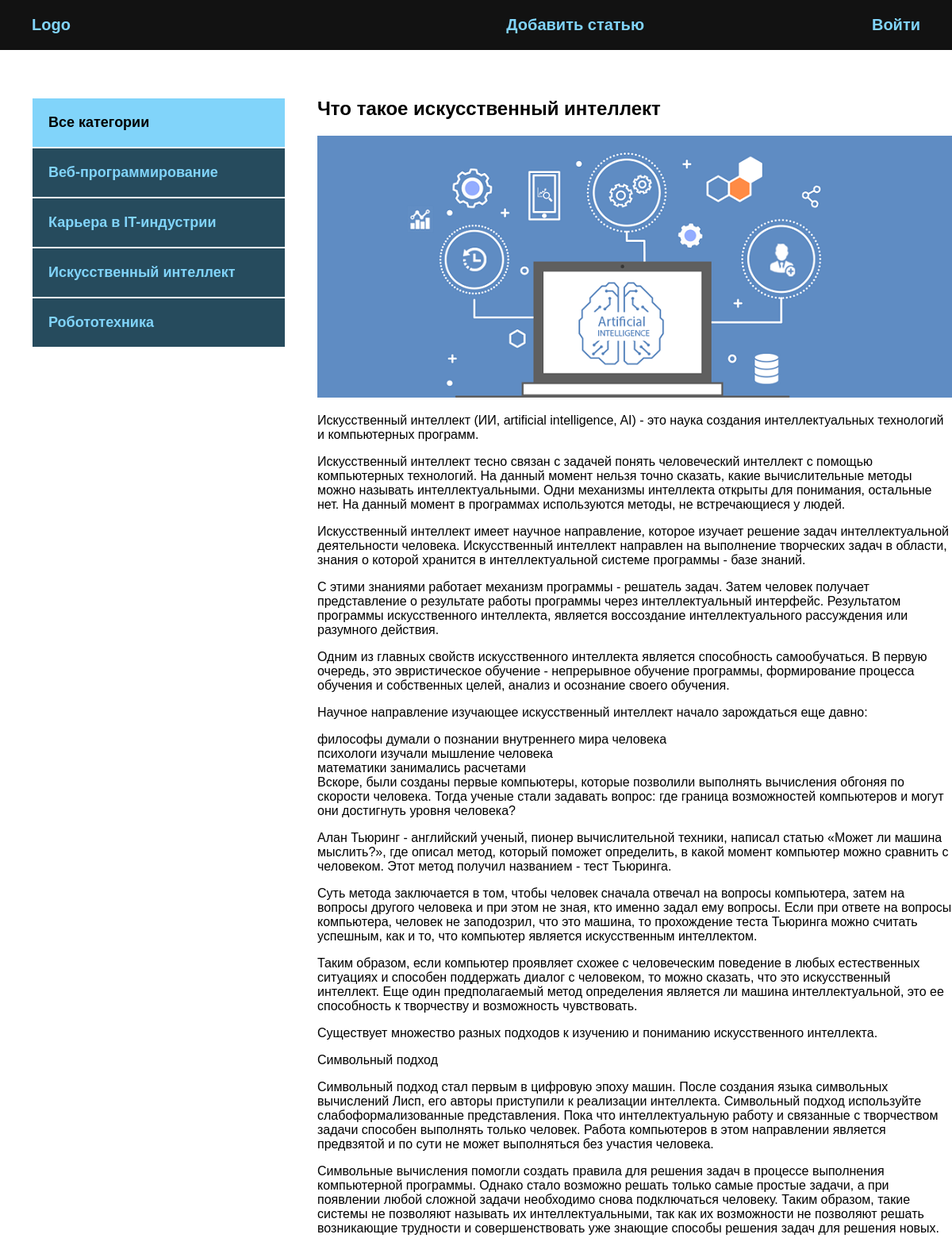
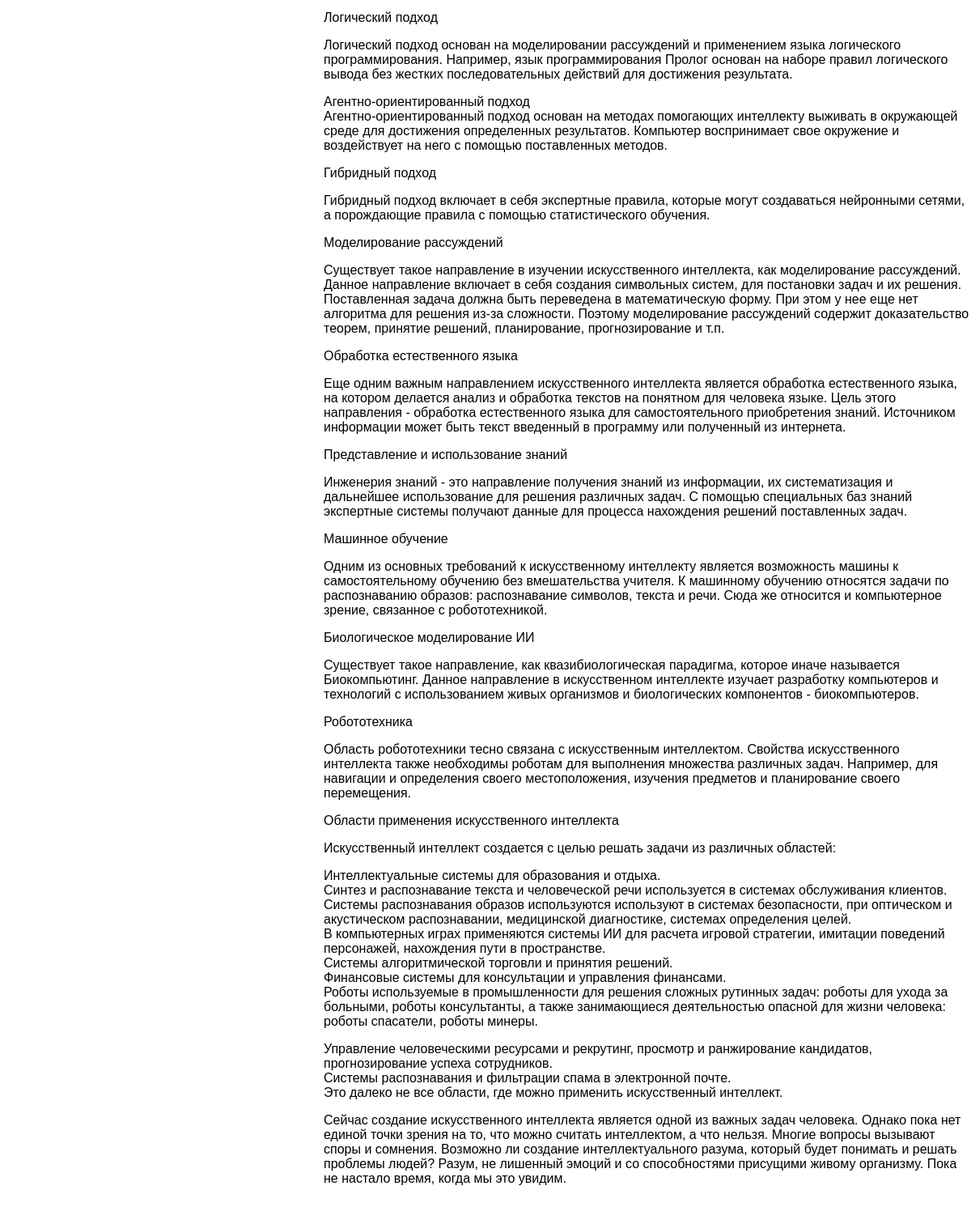
/post/chto-takoe-iskusstvennyj-intellekt/, run on the app's committed database (2 pictures, top to bottom).
### blog/models.py (models this page shows, shortened)
class Category(models.Model):
    name = models.CharField(max_length=100, verbose_name='Категория')  # название категории
    slug = models.SlugField(max_length=200, unique=True, verbose_name='URL')
    class Meta:  # Это доп-й функционал кот-й мы можем дополнять к классу.
        verbose_name = 'Категория'  # verbose_name перевели элементы, которые перечисляются в единственном числе. В единственном числе.
        verbose_name_plural = 'Категории'  # Во множественном числе.

class Blog(models.Model):
    title = models.CharField(max_length=255, verbose_name='Название')  # обязательное для заполнения. verbose_name - относится к админке и отношения к БД не имеет.
    slug = models.SlugField(max_length=255, unique=True, verbose_name='URL')  # название транслитерации какой-то статьи, что-бы в адресной строке появлялось в место id если будем заходить на конкретную новость, либо запись, что бы в адресной строке прописывалось полностью название новости. Не может быть с одним и тем же названием.
    content = models.TextField(blank=True, verbose_name='Контент')  # контент статьи
    photo = models.ImageField(upload_to='photos/%Y/%m/%d', blank=True, verbose_name='Фото')  # Y-год, m - месяц, d - день
    time_created = models.DateTimeField(auto_now_add=True, verbose_name='Дата публикации')  # дата создания какой-то записи
    time_update = models.DateTimeField(auto_now=True, verbose_name='Дата обновления')  # фиксация даты обновления, будет фиксироваться автоматически, в момент когда мы будем создать какую-то запись.
    is_published = models.BooleanField(default=True, verbose_name='Опубликовано')  # может быть опубликована, может нет. По умолчанию опубликована.
    cat = models.ForeignKey('Category', on_delete=models.PROTECT, verbose_name='Категория')  # категория. Так как класс ниже, имя класса указываем в кавычках. Запрещается удалять записи из первичной модели, если она используется во вторичной, выдает исключение.
    def __str__(self):
        return self.title
    class Meta:  # Это доп-1 функционал кот-й мы можем дополнять к классу.
        verbose_name = 'Новость'  # verbose_name перевели элементы, которые перечисляются в единственном числе. В единственном числе.
        verbose_name_plural = 'Новости'  # Во множественном числе.
        ordering = ['-time_created']  # сортировка по времени

### blog/views.py (the view)
# urls.py: path('post/<slug:post_slug>/', ShowPost.as_view(), name='post'), # ставим slug для ceo оптимизации и вывода нашего slug. Тип данных slug и принимать post_slug. post_slug - поддерживает латиницу, ASCII
class ShowPost(DataMixin, DetailView):
    model = Blog  # с какой моделью работаем
    template_name = 'blog/post.html'  # имя шаблона
    slug_url_kwarg = 'post_slug'  # имя slug из пути
    context_object_name = 'post'
    def get_context_data(self, *, object_list=None, **kwargs):  # данный метод сущ-ет для любого класса который наследуется от ListView.
        context = super().get_context_data(**kwargs)
        c_def = self.get_user_context(title=context['post'])
        return dict(list(context.items()) + list(c_def.items()))

### blog/templatetags/blog_tags.py (called while the page is built)
@register.inclusion_tag('blog/list_categories.html')  # нужно указать что это включающий тег
def show_categories(sort=None, cat_selected=0):  # два принимаемых аргумента, они имеют значения по умолчанию. Их создали сами.
    if not sort:  # если нет сортировки
        cats = Category.objects.all()
    else:
        cats = Category.objects.order_by(sort)
    return {'cats': cats, 'cat_selected': cat_selected}  # если cat_selected заменится на другое значение, то будет оно, или по умолчанию.

### blog/utils.py (called while the page is built)
    def get_user_context(self, **kwargs):  # создадим контекст для шаблона
        context = kwargs # kwargs - в него будут приходить принимаемые аргументы
        cats = Category.objects.all()  # все категории
        context['menu'] = menu  # в конетексте у каждого пункта используется меню
        context['cats'] = cats  # к каждой статье принимается категория
        if 'cat_selected' not in context:  # если выделенная категория не находится в context
            context['cat_selected'] = 0  # категория не активная
        return context

### blog/templates/blog/post.html
{% extends 'blog/base.html' %}
{% block content %}
<div class="post">
<h2>{{ post.title }}</h2>
    {% if post.photo %}
    <img src="{{ post.photo.url }}" alt="">
    {% endif %}
    {{ post.content|linebreaks }}
</div>
{% endblock %}

### blog/templates/blog/list_categories.html
{% for c in cats %}
    {% if c.pk == cat_selected %}
        <li class="selected">{{ c.name }}</li>
    {% else %}
        <li><a href="{{ c.get_absolute_url }}">{{ c.name }}</a></li>
    {% endif %}
{% endfor %}

### blog/static/css/style.css (style rules this page uses)
body { margin: 0; padding: 0; background: #264b5d; font-family: Verdana, Geneva, Tahoma, sans-serif; }
a { color: #81d4fa; text-decoration: none; padding: 20px; }
.sidebar a { padding: 20px; display: block; border: 1px solid #FFF; background: #264b5d; font-weight: bold; font-size: 18px; }
.post { font-size: 16px; }

### data on the page
Category: name "Веб-программирование"
Category: name "Карьера в IT-индустрии"
Category: name "Искусственный интеллект"
Category: name "Робототехника"
Blog: title "Что такое искусственный интеллект", photo (picture), content "Искусственный интеллект (ИИ, artificial intelligence, AI) - это наука создания интеллектуальных технологий и компьютерных программ. Искусственный интеллект тесно связан с задачей понять человеческий интеллект с помощью компьютерных технологий. На данный момент нельзя точно сказать, какие вычислительные методы можно называть интеллектуальными. Одни механизмы интеллекта открыты для понимания, остальные нет. На данный момент в программах используются методы, не встречающиеся у людей. Искусственный интеллект имеет научное направление, которое изучает решение задач интеллектуальной деятельности человека. Искусственный интеллект направлен на выполнение творческих задач в области, знания о которой…"

### other printed values
{{ m.title }} "Добавить статью" "Войти"
